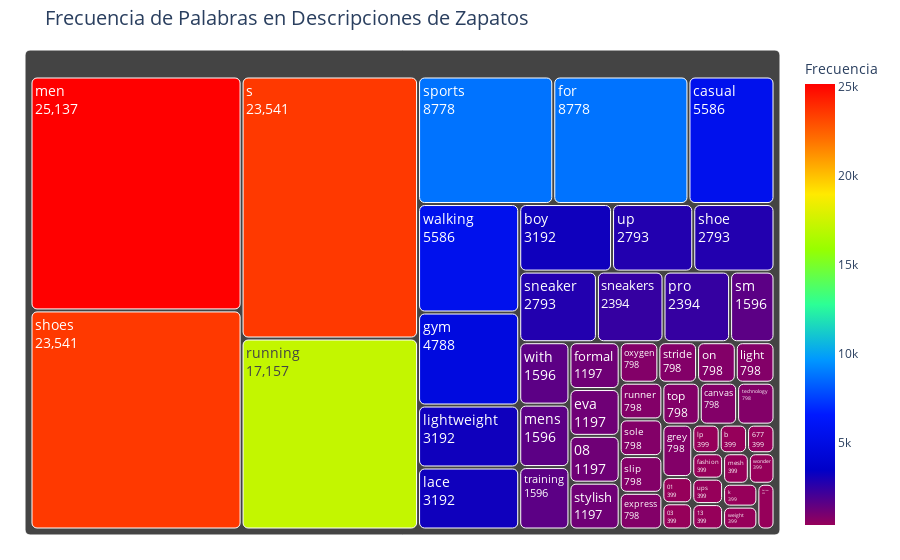

The notebook cell this image was saved under:
### Code cell
from collections import Counter

# Procesamiento del texto
texto = ' '.join(men_shoes_data['Product_details'].astype(str)).lower()
palabras = re.findall(r'\b\w+\b', texto)  # Extraer palabras eliminando puntuación

# Contar frecuencias y crear DataFrame
frecuencias = Counter(palabras)
df_palabras = pd.DataFrame(frecuencias.items(), columns=['Palabra', 'Frecuencia']).sort_values('Frecuencia', ascending=False)

# Filtrar stopwords opcional (descomentar para usar)
# from nltk.corpus import stopwords
# stop_words = set(stopwords.words('spanish'))  # o 'english' según el idioma
# df_palabras = df_palabras[~df_palabras['Palabra'].isin(stop_words)]

# Tomar las 50 palabras más comunes
top_palabras = df_palabras.head(50)

# Crear treemap interactivo
fig = px.treemap(top_palabras,
                 path=['Palabra'],
                 values='Frecuencia',
                 title='Frecuencia de Palabras en Descripciones de Zapatos',
                 color='Frecuencia',
                 color_continuous_scale='Rainbow')

# Personalizar diseño
fig.update_layout(margin=dict(t=50, l=25, r=25, b=25),
                  title_font=dict(size=20),
                  hoverlabel=dict(bgcolor="white"))

fig.update_traces(textinfo='label+value',
                  textfont=dict(size=14),
                  marker=dict(cornerradius=5))

fig.show()

### Figure 1 — Plotly figure (JSON) as saved in the notebook; plotly's stock layout.template omitted (floating-point values rounded to 4 significant figures)
{"data": [{"branchvalues": "total", "customdata": [[25140.0], [23540.0], [23540.0], [17160.0], [8778.0], [8778.0], [5586.0], [5586.0], [4788.0], [3192.0], [3192.0], [3192.0], [2793.0], [2793.0], [2793.0], [2394.0], [2394.0], [1596.0], [1596.0], [1596.0], [1596.0], [1197.0], [1197.0], [1197.0], [1197.0], [798.0], [798.0], [798.0], [798.0], [798.0], [798.0], [798.0], [798.0], [798.0], [798.0], [798.0], [798.0], [399.0], [399.0], [399.0], [399.0], [399.0], [399.0], [399.0], [399.0], [399.0], [399.0], [399.0], [399.0], [399.0]], "domain": {"x": [0, 1], "y": [0, 1]}, "hovertemplate": "labels=%{label}<br>Frecuencia_sum=%{value}<br>parent=%{parent}<br>id=%{id}<br>Frecuencia=%{color}<extra></extra>", "ids": ["men", "shoes", "s", "running", "sports", "for", "casual", "walking", "gym", "lightweight", "lace", "boy", "up", "shoe", "sneaker", "sneakers", "pro", "sm", "with", "mens", "training", "formal", "eva", "08", "stylish", "oxygen", "stride", "on", "light", "runner", "sole", "slip", "express", "top", "canvas", "technology", "grey", "01", "03", "lp", "b", "677", "fashion", "ups", "13", "mesh", "wonder", "k", "weight", "harrow"], "labels": ["men", "shoes", "s", "running", "sports", "for", "casual", "walking", "gym", "lightweight", "lace", "boy", "up", "shoe", "sneaker", "sneakers", "pro", "sm", "with", "mens", "training", "formal", "eva", "08", "stylish", "oxygen", "stride", "on", "light", "runner", "sole", "slip", "express", "top", "canvas", "technology", "grey", "01", "03", "lp", "b", "677", "fashion", "ups", "13", "mesh", "wonder", "k", "weight", "harrow"], "marker": {"coloraxis": "coloraxis", "colors": [25140.0, 23540.0, 23540.0, 17160.0, 8778.0, 8778.0, 5586.0, 5586.0, 4788.0, 3192.0, 3192.0, 3192.0, 2793.0, 2793.0, 2793.0, 2394.0, 2394.0, 1596.0, 1596.0, 1596.0, 1596.0, 1197.0, 1197.0, 1197.0, 1197.0, 798.0, 798.0, 798.0, 798.0, 798.0, 798.0, 798.0, 798.0, 798.0, 798.0, 798.0, 798.0, 399.0, 399.0, 399.0, 399.0, 399.0, 399.0, 399.0, 399.0, 399.0, 399.0, 399.0, 399.0, 399.0], "cornerradius": 5}, "name": "", "parents": ["", "", "", "", "", "", "", "", "", "", "", "", "", "", "", "", "", "", "", "", "", "", "", "", "", "", "", "", "", "", "", "", "", "", "", "", "", "", "", "", "", "", "", "", "", "", "", "", "", ""], "textfont": {"size": 14}, "textinfo": "label+value", "type": "treemap", "values": [25140.0, 23540.0, 23540.0, 17160.0, 8778.0, 8778.0, 5586.0, 5586.0, 4788.0, 3192.0, 3192.0, 3192.0, 2793.0, 2793.0, 2793.0, 2394.0, 2394.0, 1596.0, 1596.0, 1596.0, 1596.0, 1197.0, 1197.0, 1197.0, 1197.0, 798.0, 798.0, 798.0, 798.0, 798.0, 798.0, 798.0, 798.0, 798.0, 798.0, 798.0, 798.0, 399.0, 399.0, 399.0, 399.0, 399.0, 399.0, 399.0, 399.0, 399.0, 399.0, 399.0, 399.0, 399.0]}], "layout": {"coloraxis": {"colorbar": {"title": {"text": "Frecuencia"}}, "colorscale": [[0, "rgb(150,0,90)"], [0.125, "rgb(0,0,200)"], [0.25, "rgb(0,25,255)"], [0.375, "rgb(0,152,255)"], [0.5, "rgb(44,255,150)"], [0.625, "rgb(151,255,0)"], [0.75, "rgb(255,234,0)"], [0.875, "rgb(255,111,0)"], [1, "rgb(255,0,0)"]]}, "hoverlabel": {"bgcolor": "white"}, "legend": {"tracegroupgap": 0}, "margin": {"b": 25, "l": 25, "r": 25, "t": 50}, "title": {"font": {"size": 20}, "text": "Frecuencia de Palabras en Descripciones de Zapatos"}}}
